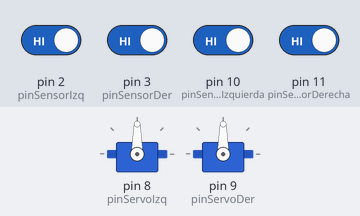
Bench run of a sketch on a simulated Arduino Uno, built with avr-gcc and run on an emulated ATmega328P. Shown: 2 × servo. Inputs (shaded band) come from the test bench; at power-on: pin 2 (pinSensorIzq), pin 3 (pinSensorDer), pin 10 (pinSensorExteriorIzquierda), pin 11 (pinSensorExteriorDerecha) HIGH.

Above: at 1.2 s.
1.3 s: pin 10 (pinSensorExteriorIzquierda) driven LOW
At 1.75 s:
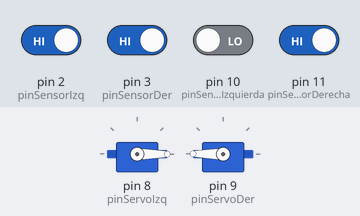
4.3 s: pin 2 (pinSensorIzq) driven LOW
At 5.3 s:
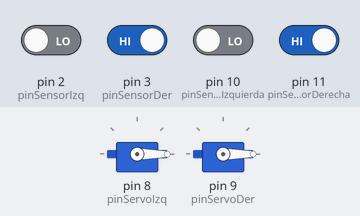
5.8 s: pin 2 (pinSensorIzq) driven HIGH
At 5.95 s:
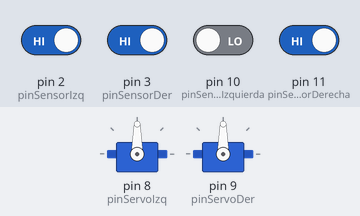
8.8 s: pin 3 (pinSensorDer) driven LOW
At 9.9 s:
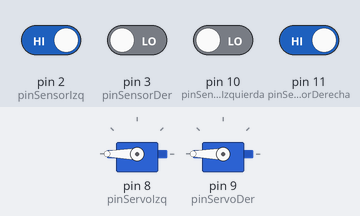
10.3 s: pin 3 (pinSensorDer) driven HIGH
At 10.45 s:
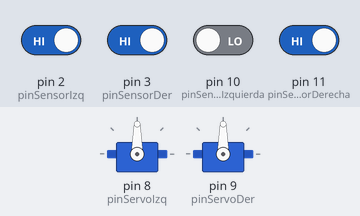
Timing chart, 0 to 14.3 s (numbered marks = the images above; inputs shaded):
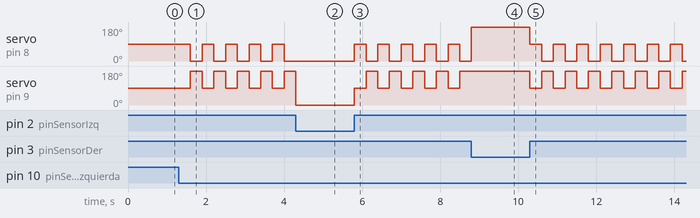

The sketch:

Ejercicio8.1.ino
```cpp
/* Dado1.1 - Dado electronico
  Ana Escobar Llamazares
  Alberto Freije Carballo
  Luis Carlos Hurlé Fleitas
*/
#include <Servo.h>
Servo servoIzq;
Servo servoDer;

const int pinServoIzq = 8;
const int pinServoDer = 9;

const int pinSensorIzq = 2;
const int pinSensorDer = 3;
const int pinSensorExteriorIzquierda = 10;
const int pinSensorExteriorDerecha = 11;

const int BLANCO = 0;
const int NEGRO = 1;

void setup(){

    pinMode(pinServoIzq, OUTPUT);
    pinMode(pinServoDer, OUTPUT);
    pinMode(pinSensorIzq,INPUT);
    pinMode(pinSensorDer,INPUT);
    pinMode(pinSensorExteriorIzquierda,INPUT);
    pinMode(pinSensorExteriorDerecha,INPUT);
    servoIzq.attach(pinServoIzq);
    servoDer.attach(pinServoDer);

}

void loop(){

   if(digitalRead(pinSensorIzq) == BLANCO && digitalRead(pinSensorDer) == BLANCO &&
     digitalRead(pinSensorExteriorIzquierda) == BLANCO && digitalRead(pinSensorExteriorDerecha) == BLANCO){
     retroceder();
   }else if(digitalRead(pinSensorIzq) == NEGRO && digitalRead(pinSensorDer) == NEGRO &&
            digitalRead(pinSensorExteriorIzquierda) == NEGRO && digitalRead(pinSensorExteriorDerecha) == NEGRO){
    parar();
   }else if (digitalRead(pinSensorIzq) == NEGRO && digitalRead(pinSensorDer) == NEGRO &&
            digitalRead(pinSensorExteriorIzquierda) == BLANCO && digitalRead(pinSensorExteriorDerecha) == BLANCO){
    avanzar();
  } else if (digitalRead(pinSensorIzq) == BLANCO && digitalRead(pinSensorDer) == NEGRO) {
    girarDerecha();
  } else if (digitalRead(pinSensorIzq) == NEGRO && digitalRead(pinSensorDer) == BLANCO) {
    girarIzquierda();
  }else if(digitalRead(pinSensorIzq) == NEGRO && digitalRead(pinSensorDer) == NEGRO &&
            digitalRead(pinSensorExteriorIzquierda) == BLANCO && digitalRead(pinSensorExteriorDerecha) == NEGRO){
    parar();
    delay(300);
    if(digitalRead(pinSensorIzq) == NEGRO && digitalRead(pinSensorDer) == NEGRO){
      avanzar();
      delay(300);
      if(digitalRead(pinSensorIzq) != NEGRO && digitalRead(pinSensorDer) != NEGRO){
        girarDerecha();
        delay(400);
      }
    }
  }else if(digitalRead(pinSensorIzq) == NEGRO && digitalRead(pinSensorDer) == NEGRO &&
            digitalRead(pinSensorExteriorIzquierda) == NEGRO && digitalRead(pinSensorExteriorDerecha) == BLANCO){
    parar();
    delay(300);
    if(digitalRead(pinSensorExteriorIzquierda) == NEGRO){
        girarIzquierda();
        delay(400);
        avanzar();
        delay(300);
        girarIzquierda();
        delay(100);
    }else{
      avanzar();
      delay(300);
    }
  }

}

void retroceder(){
  while(digitalRead(pinSensorIzq) != NEGRO && digitalRead(pinSensorDer)!= NEGRO){
    girarIzquierda();
  }
}

void avanzar() {
  servoDer.write(180);
  servoIzq.write(0);
}

void parar() {
  servoDer.write(90);
  servoIzq.write(90);
}

void girarIzquierda() {
  servoDer.write(180);
  servoIzq.write(180);
}

void girarDerecha() {
  servoDer.write(0);
  servoIzq.write(0);
}
```

Measured:
- after the input at 1.3 s, servo on pin 8 (pinServoIzq): alternates 90° for 0.30 s and 0° for 0.30 s, starting after 0.30 s; servo on pin 9 (pinServoDer): alternates 180° for 0.30 s and 90° for 0.30 s, starting after 0.30 s
- after the input at 4.3 s, servo on pin 8 (pinServoIzq): stops changing and stays 0°
- after the input at 5.8 s, servo on pin 8 (pinServoIzq): alternates 90° for 0.30 s and 0° for 0.30 s, starting at once; servo on pin 9 (pinServoDer): alternates 180° for 0.30 s and 90° for 0.30 s, starting at once
- after the input at 8.8 s, servo on pin 9 (pinServoDer): stops changing and stays 180°
- after the input at 10.3 s, servo on pin 8 (pinServoIzq): alternates 90° for 0.30 s and 0° for 0.30 s, starting at once; servo on pin 9 (pinServoDer): alternates 180° for 0.30 s and 90° for 0.30 s, starting at once
